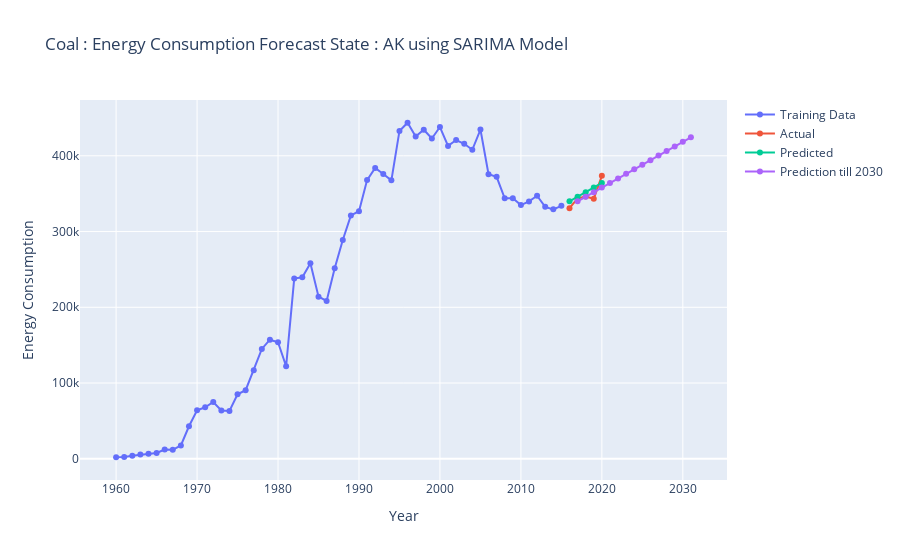
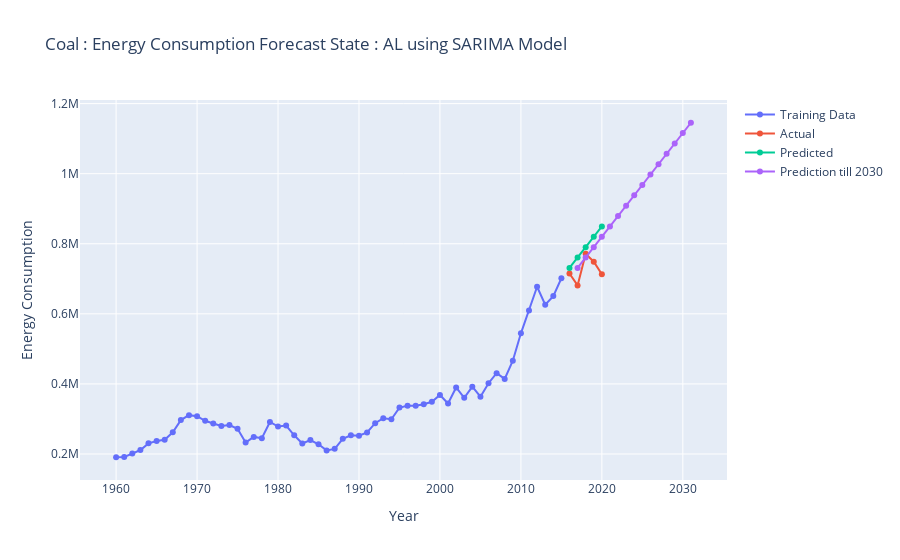
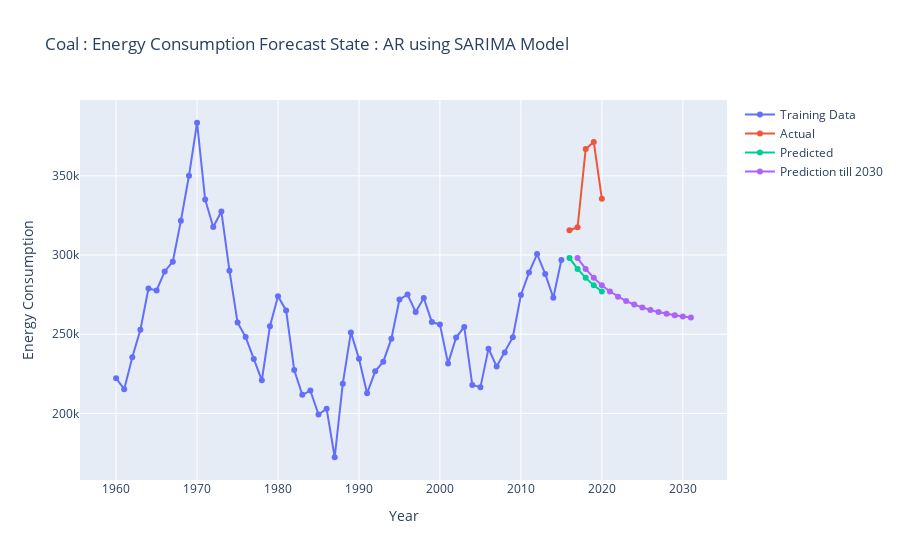
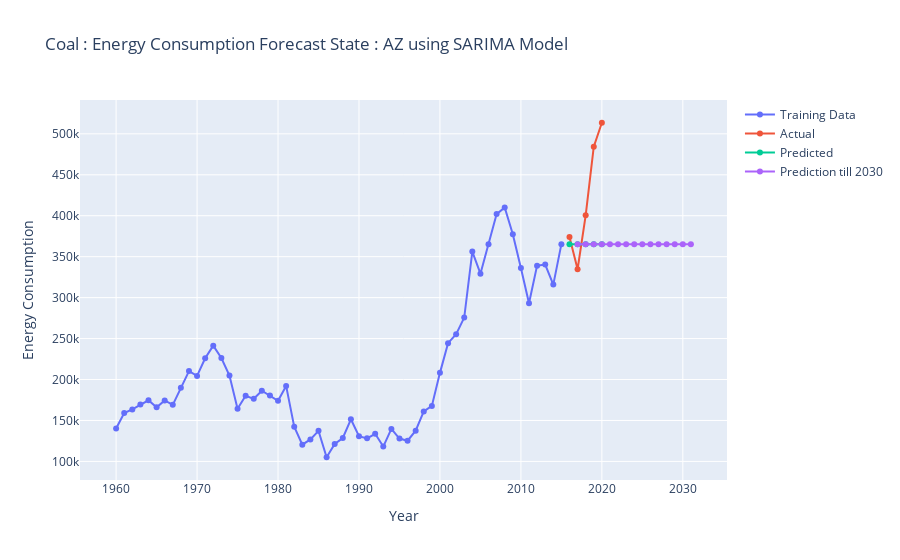

The code cell stored with these charts, in order, in its notebook:
### Markdown cell above
## Using SARIMA Model

### Code cell
os.makedirs('Plots/use_energy_source_natural_gass/Sarima_results_plots',exist_ok=True)

for State in df_trans['State'].unique():
        try:
            
            fig = go.Figure()

            # Get the energy consumption data for the current country and sector
            df_filter = df_trans[df_trans['State'] == State ][['Year', 'Yearly Data']]
            df_filter_index = df_filter.set_index('Year')

            train_data = df_filter[:-5]
            test_data = df_filter[-5:]
            
            # Prepare the data for modeling
            years = df_filter_index.index
            energy_consumption = df_filter_index.values.flatten()

                    # Split the data into training and testing
            # Use all data except the last 5 years for training
            Horizan = -5
            train_data = energy_consumption[:Horizan]
            test_data = energy_consumption[Horizan:]  # Use the last 5 years for testing

            # Fit the auto ARIMA model
            model = auto_arima(train_data, seasonal=False)
            model.fit(train_data)

            # Generate predictions
            predictions = model.predict(n_periods=len(test_data))
            predictions_ahead_in_future = model.predict(n_periods=len(test_data)+15)

            # Calculate evaluation metrics
            mae = mean_absolute_error(test_data, predictions)
            mse = mean_squared_error(test_data, predictions)
            mape = np.mean(np.abs((test_data - predictions) / test_data)) * 100

            print('Mean Absolute Error (MAE):', np.round(mae,2))
            print('Mean Squared Error (MSE):', np.round(mse,2))
            print('Mean Absolute Percentage Error (MAPE):', np.round(mape,2))
            
            # Plot the training data
            fig.add_trace(go.Scatter(
                x=years[:Horizan], y=train_data, mode='lines+markers', name='Training Data'))

            # Plot the predictions
            fig.add_trace(go.Scatter(
                x=years[Horizan:], y=test_data, mode='lines+markers', name='Actual'))
            fig.add_trace(go.Scatter(
                x=years[Horizan:], y=predictions, mode='lines+markers', name='Predicted'))

            fig.add_trace(go.Scatter(
                x=pd.date_range(start = years[Horizan],periods=15,freq='Y'), y=predictions_ahead_in_future, mode='lines+markers', name='Prediction till 2030'))

            # Update the layout
            fig.update_layout(title=f'Coal : Energy Consumption Forecast State : {State} using SARIMA Model',
                            xaxis_title='Year', yaxis_title='Energy Consumption')

            # Show the plot
            # fig.show()
            # print(State,msn)
            fig.write_image(f'Plots/use_energy_source_natural_gass/Sarima_results_plots/{State}.png')
            # break
        except:
            print('Error occoured in Combination State : {} and MSN : {} Due NaN Value'.format(State,mse))
        # break
